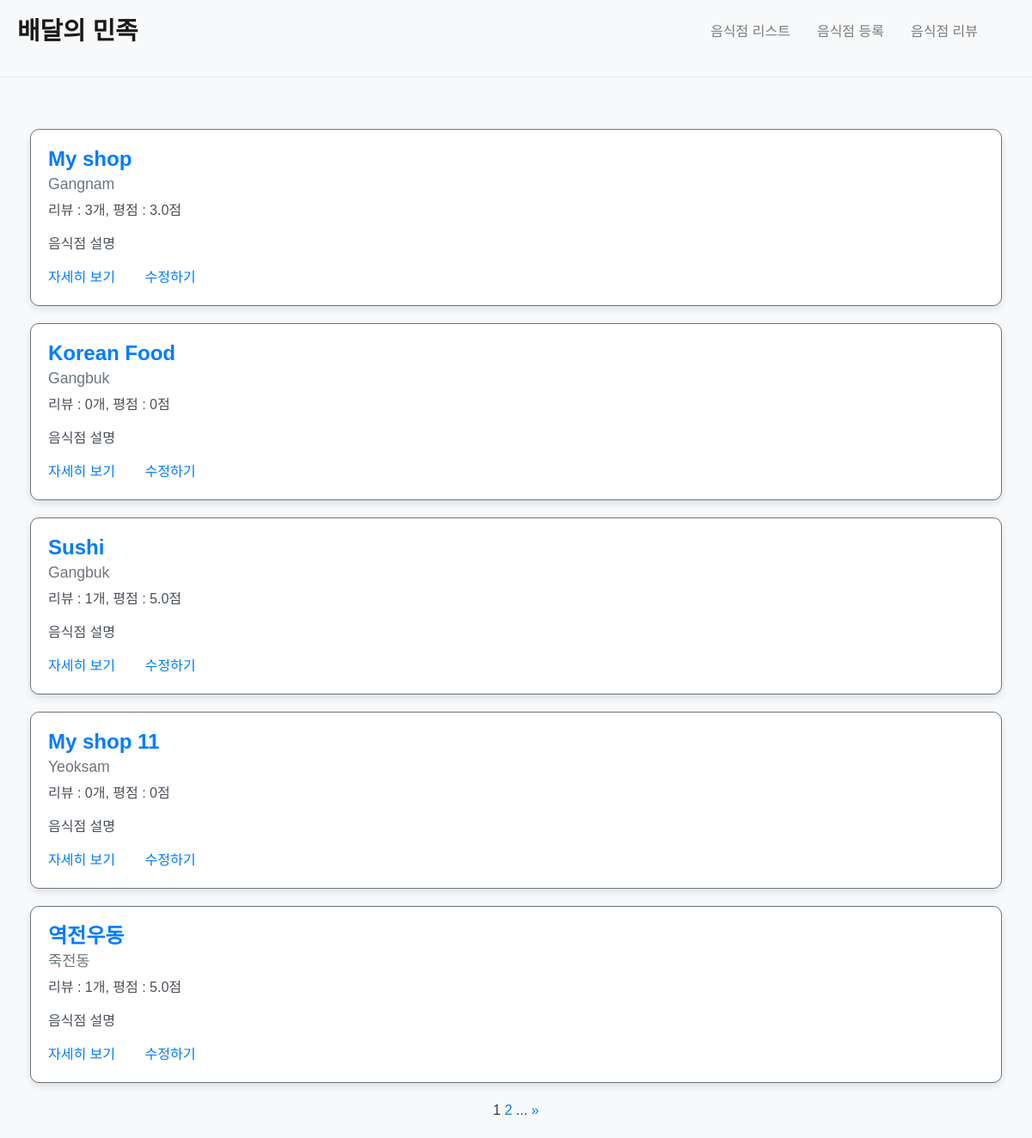
Page /third/list/ on the earlier database version.
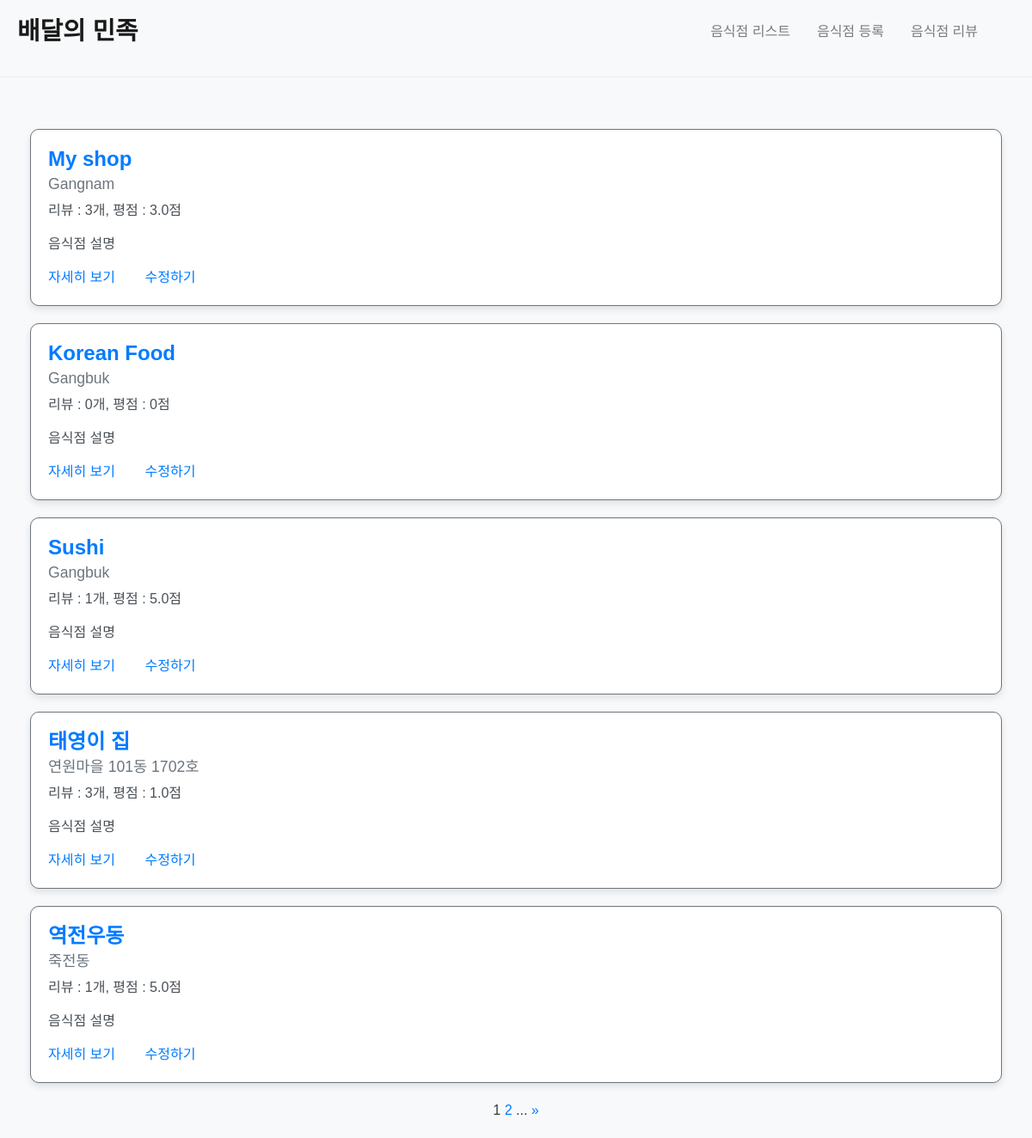
Same page on the later database version.
### third/models.py (models this page shows)
class Restaurant(models.Model): # Restaurant 라는 상점을 나타내는 모델을 정의
    name = models.CharField(max_length=30)  # 이름
    address = models.CharField(max_length=200)  # 주소
    created_at = models.DateTimeField(auto_now_add=True)  # 글 작성 시 (이 모델의 데이터(레코드) 저장 시) 생성 시각
    updated_at = models.DateTimeField(auto_now=True)  # 저장된 레코드 수정 시 수정 시각

### third/views.py (the view)
# urls.py: path('list/', views.list, name = 'list'),
def list(request):
    restaurants = Restaurant.objects.annotate(
        reviews_count=Count('review'),  # 리뷰 개수 계산
        average_point=Avg('review__point')  # 리뷰의 평점 평균 계산, None일 경우 0으로 대체
    )
    paginator = Paginator(restaurants, 5)  # 한 페이지에 5개씩 표시
    page = request.GET.get('page')  # query params에서 page 데이터를 가져옴
    items = paginator.get_page(page)  # 해당 페이지의 아이템으로 필터링
    context = {
        'restaurants': items
    }
    return render(request, 'third/list.html', context)

### third/templates/third/list.html (shortened to what this page needs)
{% extends 'third/base.html' %}
{% load static %}
{% block content %}
<div class="container">
    <link rel="stylesheet" type="text/css" href="{% static 'third/styles.css' %}">
    {% for item in restaurants %}
    <div class="row restaurant-item" style="margin:20px auto;">
        <div class="col-sm-12">
            <div class="card border-secondary">
              <div class="card-body">
                <h5 class="card-title">{{ item.name }}</h5>
                <h6 class="card-subtitle mb-2 text-muted">{{ item.address }}</h6>
                <p class="card-text">리뷰 : {{ item.reviews_count }}개, 평점 : {{ item.average_point|default_if_none:"0" }}점</p>
                <p class="card-text">음식점 설명</p>
                <a href="{% url 'restaurant-detail' id=item.id %}" class="card-link">자세히 보기</a>
                <a href="{% url 'restaurant-update' %}?id={{ item.id }}" class="card-link">수정하기</a>
              </div>
            </div>
        </div>
    </div>
    {% endfor %}
    <div class="row">
        <div class="col-sm-12 text-center">
            <div class="pagination">
                <span class="step-links text-center" style="width:100%;">
                    <span class="current">
                        {{ restaurants.number }}
                    </span>
                    {% if restaurants.has_next %}
                        <a href="?page={{ restaurants.next_page_number }}">{{ restaurants.next_page_number }}</a>
                        ...
                        <a href="?page={{ restaurants.paginator.num_pages }}">&raquo;</a>
                    {% endif %}
                </span>
            </div>
        </div>
    </div>
</div>
{% endblock %}

Differences in the rows shown:
changed Restaurant: name "My shop 11" → "태영이 집"; address "Yeoksam" → "연원마을 101동 1702호"; reviews_count "0" → "3"; average_point "0" → "1.0"
